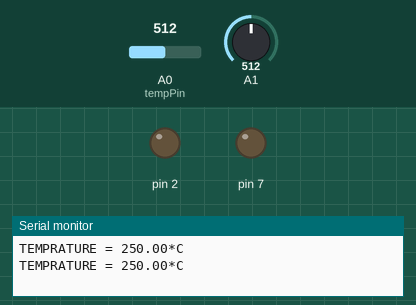
A sketch run on a simulated Arduino Uno, built with avr-gcc and run on an emulated ATmega328P. Parts: output pins drawn as LEDs (lit = HIGH), the last lines printed to the serial monitor. The inputs (shaded band) are chosen by the test bench; at power-on: A1 = 512, A0 (tempPin) = 512.

Above: at 1.8 s.
1.9 s: A1 set to 487
At 4.8 s:
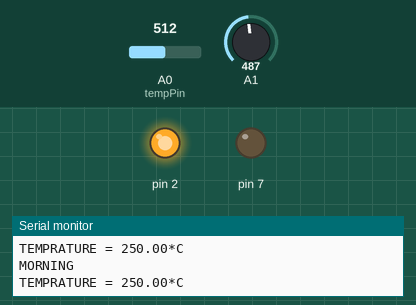
5.5 s: A0 (tempPin) set to 66
9.2 s: A0 (tempPin) set to 56
At 13.0 s:
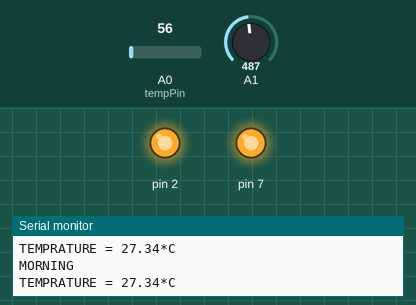
13.3 s: A1 set to 582
17.2 s: A1 set to 611
At 20.9 s:
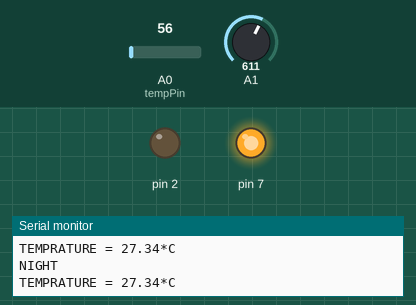
21.3 s: A1 set to 490
At 25.2 s:
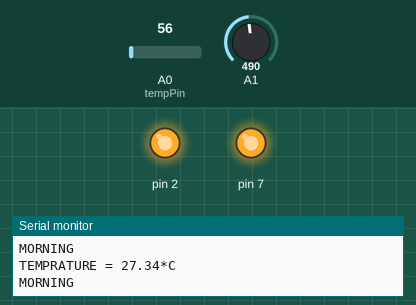
Timing chart, 0 to 26.4 s (numbered marks = the images above; inputs shaded):
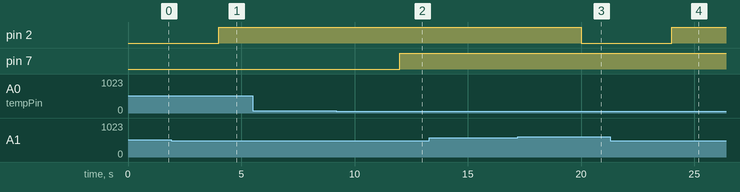

Measured:
- the behaviour switches between 501 and 500 on A1 (found by bisection; images 0 and 1)
- the behaviour switches between 62 and 61 on A0 (tempPin) (found by bisection; images 1 and 2)
- the behaviour switches between 599 and 600 on A1 (found by bisection; images 2 and 3)
- after the input at 1.9 s, pin 2: LOW → HIGH after 2.1 s
- after the input at 9.2 s, pin 7: LOW → HIGH after 2.8 s
- after the input at 17.2 s, pin 2: HIGH → LOW after 2.8 s
- after the input at 21.3 s, pin 2: LOW → HIGH after 2.7 s

The sketch:

LM35_INTERFACING.ino
```cpp
int val;
int tempPin = A0;
int ldr = A1;
int val2;
#define bulbRelay 2
#define fanRelay 7
void setup()
{
  Serial.begin(9600);
  pinMode(A1,INPUT);
  pinMode(2,OUTPUT);
  pinMode(7,OUTPUT);
}
void loop()
{
  val2=analogRead(A1);
  int me = val2;
  val = analogRead(A0);
  float mv = ( val/1024.0)*5000;
  float cel = mv/10;
  float farh = (cel*9)/5 + 32;
  Serial.print("TEMPRATURE = ");
  Serial.print(cel);
  Serial.print("*C");
  Serial.println();
  delay(1000);
  /*Serial.print("LDR= ");
  Serial.println(val2);
  delay(1000);*/
  if (val2 <= 100)
  {
   Serial.print("AFTERNOON");
    delay(1000);
    digitalWrite(2,HIGH);
  }
    else if ((me >= 300) && (me <= 500))
  {
    Serial.println("MORNING");
    delay(1000);
    digitalWrite(2,HIGH);
  }
  else if (me >= 600)
  {
    Serial.println("NIGHT");
    delay(1000);
    digitalWrite(2,LOW);
  }
  //.......................................................
  if (cel <= 30)
  {
    digitalWrite(7,HIGH);
  }
  else
  {
    digitalWrite(7,LOW);
  }
/*
Serial.print("TEMPRATURE = ");
Serial.print(farh);
Serial.print("*F");
Serial.println();
*/
}
```
